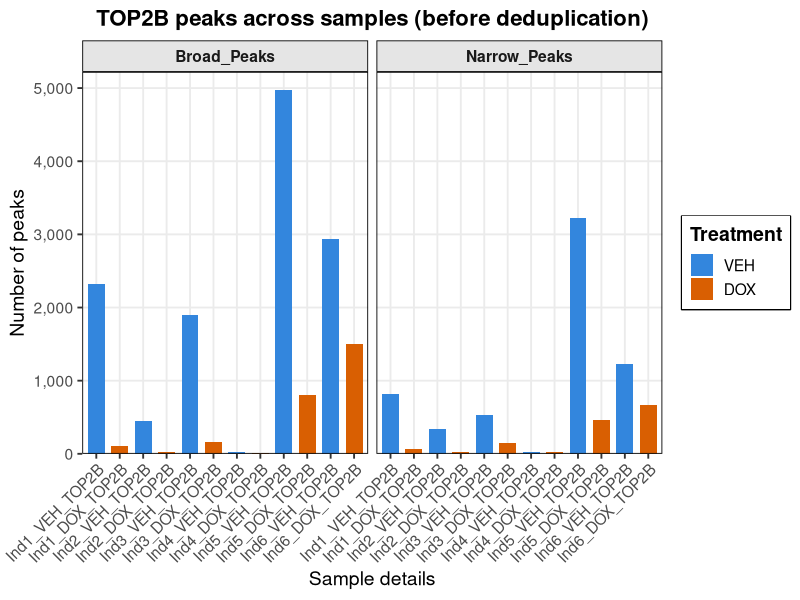
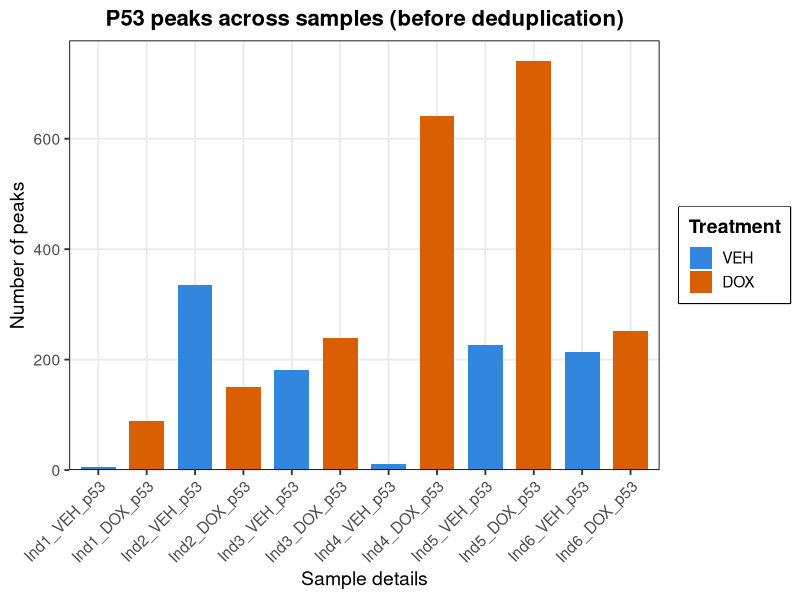
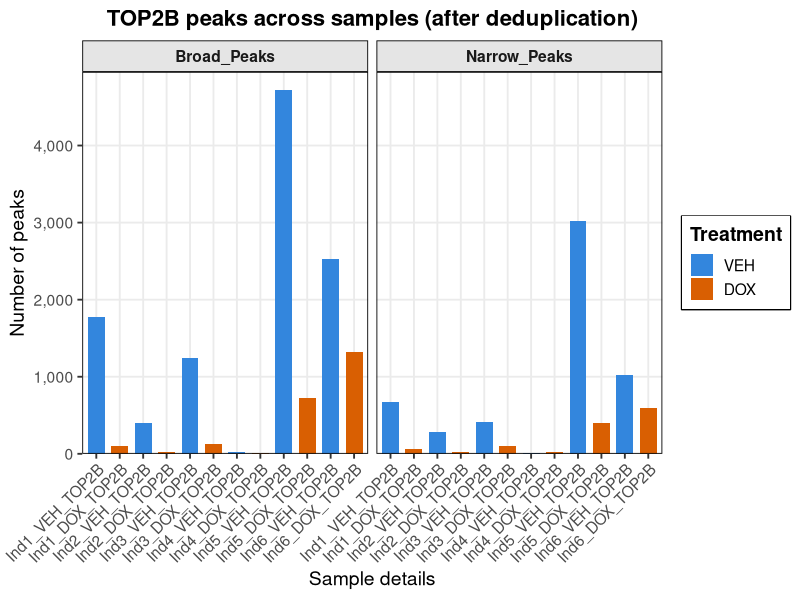
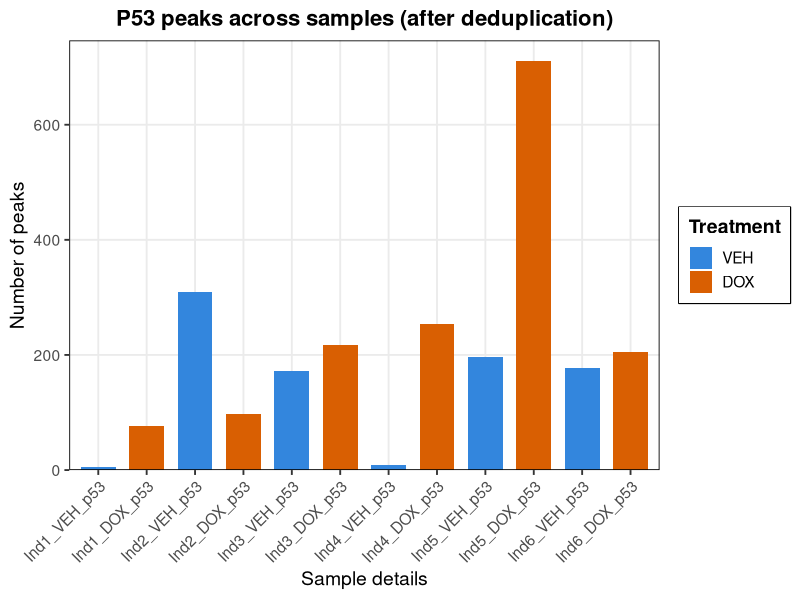

The R script that drew these images, in order:
## ---- chunk 1
library(tidyverse)
library(readr)
library(scales)
library(grid)  # for unit()

# CSV already contains: Sample_Det, Tx, Broad_Peaks, Narrow_Peaks
df <- read_csv("data/TOP2B_broad_peaks_before_dedup.csv", show_col_types = FALSE)

# If headers vary slightly, normalize (safe no-ops if not present)
if ("Sample Det" %in% names(df)) df <- df |> rename(Sample_Det = `Sample Det`)
if (!"Tx" %in% names(df) && "Treatment" %in% names(df)) {
  df <- df |> mutate(Tx = if_else(str_detect(Treatment, "DOX", TRUE), "DOX",
                                  if_else(str_detect(Treatment, "VEH", TRUE), "VEH", NA_character_)))
}

plot_df <- df |>
  pivot_longer(c(Broad_Peaks, Narrow_Peaks),
               names_to = "PeakType", values_to = "npeaks") |>
  mutate(
    PeakType   = factor(PeakType, levels = c("Broad_Peaks","Narrow_Peaks")),
    Tx         = factor(Tx, levels = c("VEH","DOX")),
    Sample_Det = factor(Sample_Det, levels = unique(Sample_Det))
  )

# same Y-axis scale for both facets
y_max <- max(plot_df$npeaks, na.rm = TRUE)

p <- ggplot(plot_df, aes(x = Sample_Det, y = npeaks, fill = Tx)) +
  geom_col(width = 0.72) +
  facet_wrap(~ PeakType, ncol = 2, scales = "fixed") +
  scale_x_discrete(limits = levels(plot_df$Sample_Det)) +
  scale_fill_manual(values = c("VEH" = "#3386DD", "DOX" = "#d95f02"), na.value = "grey70") +
  scale_y_continuous(limits = c(0, y_max),
                     expand = expansion(mult = c(0, 0.05)),
                     labels = label_number(big.mark = ",")) +
  labs(
    title = "TOP2B peaks across samples (before deduplication)",
    x = "Sample details",
    y = "Number of peaks",
    fill = "Treatment"
  ) +
  theme_bw(base_size = 14) +
  theme(
    legend.position       = "right",
    legend.title          = element_text(face = "bold"),
    legend.box.background = element_rect(color = "black", size = 0.6),
    legend.background     = element_rect(fill = "white"),
    legend.margin         = margin(6, 6, 6, 6),

    panel.border          = element_rect(color = "black", fill = NA, size = 0.6),
    strip.background      = element_rect(fill = "grey90", color = "black", size = 0.6),
    strip.text            = element_text(face = "bold"),

    panel.grid.minor      = element_blank(),
    panel.spacing         = unit(6, "pt"),
    axis.text.x           = element_text(angle = 45, hjust = 1),

    # optional: center & embolden the title
    plot.title            = element_text(hjust = 0.5, face = "bold", size = 16)
  )

p
## ---- chunk 2
library(tidyverse)
library(readr)
library(scales)
library(grid)  # for unit()

# CSV should contain: Sample_Det (or "Sample Det"), Tx (or "Treatment"), Peaks
df <- read_csv("data/P53_peaks_before_dedup.csv", show_col_types = FALSE)

# Normalize common header variants (safe no-ops if not present)
if ("Sample Det" %in% names(df)) df <- df |> rename(Sample_Det = `Sample Det`)
if (!"Tx" %in% names(df) && "Treatment" %in% names(df)) {
  df <- df |> mutate(Tx = case_when(
    str_detect(Treatment, regex("VEH", TRUE)) ~ "VEH",
    str_detect(Treatment, regex("DOX", TRUE)) ~ "DOX",
    TRUE ~ NA_character_
  ))
}
# If Tx still missing, try to infer from Sample_Det
if (!"Tx" %in% names(df)) {
  df <- df |> mutate(Tx = case_when(
    str_detect(Sample_Det, regex("\\bVEH\\b", TRUE)) ~ "VEH",
    str_detect(Sample_Det, regex("\\bDOX\\b", TRUE)) ~ "DOX",
    TRUE ~ NA_character_
  ))
}

# Lock X order to the file order
plot_df <- df |>
  mutate(
    Sample_Det = factor(Sample_Det, levels = unique(Sample_Det)),
    Tx         = factor(Tx, levels = c("VEH","DOX"))
  )

p_p53 <- ggplot(plot_df, aes(x = Sample_Det, y = Peaks, fill = Tx)) +
  geom_col(width = 0.72) +
  scale_x_discrete(limits = levels(plot_df$Sample_Det)) +
  scale_fill_manual(values = c("VEH" = "#3386DD", "DOX" = "#d95f02"), na.value = "grey70") +
  scale_y_continuous(labels = scales::label_number(big.mark = ","), 
                     expand = expansion(mult = c(0, 0.05))) +
  labs(
    title = "P53 peaks across samples (before deduplication)",
    x = "Sample details",
    y = "Number of peaks",
    fill = "Treatment"
  ) +
  theme_bw(base_size = 14) +
  theme(
    legend.position       = "right",
    legend.title          = element_text(face = "bold"),
    legend.box.background = element_rect(color = "black", size = 0.6),
    legend.background     = element_rect(fill = "white"),
    panel.border          = element_rect(color = "black", fill = NA, size = 0.6),
    panel.grid.minor      = element_blank(),
    panel.spacing         = unit(6, "pt"),
    axis.text.x           = element_text(angle = 45, hjust = 1),
    plot.title            = element_text(hjust = 0.5, face = "bold", size = 16)  # centered title
  )

p_p53
## ---- chunk 3
library(tidyverse)
library(readr)
library(scales)
library(grid)  # for unit()

# CSV already contains: Sample_Det, Tx, Broad_Peaks, Narrow_Peaks
df <- read_csv("data/TOP2B_peaks_after_dedup.csv", show_col_types = FALSE)

# If headers vary slightly, normalize (safe no-ops if not present)
if ("Sample Det" %in% names(df)) df <- df |> rename(Sample_Det = `Sample Det`)
if (!"Tx" %in% names(df) && "Treatment" %in% names(df)) {
  df <- df |> mutate(Tx = if_else(str_detect(Treatment, "DOX", TRUE), "DOX",
                                  if_else(str_detect(Treatment, "VEH", TRUE), "VEH", NA_character_)))
}

plot_df <- df |>
  pivot_longer(c(Broad_Peaks, Narrow_Peaks),
               names_to = "PeakType", values_to = "npeaks") |>
  mutate(
    PeakType   = factor(PeakType, levels = c("Broad_Peaks","Narrow_Peaks")),
    Tx         = factor(Tx, levels = c("VEH","DOX")),
    Sample_Det = factor(Sample_Det, levels = unique(Sample_Det))
  )

# same Y-axis scale for both facets
y_max <- max(plot_df$npeaks, na.rm = TRUE)

p <- ggplot(plot_df, aes(x = Sample_Det, y = npeaks, fill = Tx)) +
  geom_col(width = 0.72) +
  facet_wrap(~ PeakType, ncol = 2, scales = "fixed") +
  scale_x_discrete(limits = levels(plot_df$Sample_Det)) +
  scale_fill_manual(values = c("VEH" = "#3386DD", "DOX" = "#d95f02"), na.value = "grey70") +
  scale_y_continuous(limits = c(0, y_max),
                     expand = expansion(mult = c(0, 0.05)),
                     labels = label_number(big.mark = ",")) +
  labs(
    title = "TOP2B peaks across samples (after deduplication)",
    x = "Sample details",
    y = "Number of peaks",
    fill = "Treatment"
  ) +
  theme_bw(base_size = 14) +
  theme(
    legend.position       = "right",
    legend.title          = element_text(face = "bold"),
    legend.box.background = element_rect(color = "black", size = 0.6),
    legend.background     = element_rect(fill = "white"),
    legend.margin         = margin(6, 6, 6, 6),

    panel.border          = element_rect(color = "black", fill = NA, size = 0.6),
    strip.background      = element_rect(fill = "grey90", color = "black", size = 0.6),
    strip.text            = element_text(face = "bold"),

    panel.grid.minor      = element_blank(),
    panel.spacing         = unit(6, "pt"),
    axis.text.x           = element_text(angle = 45, hjust = 1),

    # optional: center & embolden the title
    plot.title            = element_text(hjust = 0.5, face = "bold", size = 16)
  )

p
## ---- chunk 4
library(tidyverse)
library(readr)
library(scales)
library(grid)  # for unit()

# CSV should contain: Sample_Det (or "Sample Det"), Tx (or "Treatment"), Peaks
df <- read_csv("data/P53_peaks_after_dedup.csv", show_col_types = FALSE)

# Normalize common header variants (safe no-ops if not present)
if ("Sample Det" %in% names(df)) df <- df |> rename(Sample_Det = `Sample Det`)
if (!"Tx" %in% names(df) && "Treatment" %in% names(df)) {
  df <- df |> mutate(Tx = case_when(
    str_detect(Treatment, regex("VEH", TRUE)) ~ "VEH",
    str_detect(Treatment, regex("DOX", TRUE)) ~ "DOX",
    TRUE ~ NA_character_
  ))
}
# If Tx still missing, try to infer from Sample_Det
if (!"Tx" %in% names(df)) {
  df <- df |> mutate(Tx = case_when(
    str_detect(Sample_Det, regex("\\bVEH\\b", TRUE)) ~ "VEH",
    str_detect(Sample_Det, regex("\\bDOX\\b", TRUE)) ~ "DOX",
    TRUE ~ NA_character_
  ))
}

# Lock X order to the file order
plot_df <- df |>
  mutate(
    Sample_Det = factor(Sample_Det, levels = unique(Sample_Det)),
    Tx         = factor(Tx, levels = c("VEH","DOX"))
  )

p_p53 <- ggplot(plot_df, aes(x = Sample_Det, y = Peaks, fill = Tx)) +
  geom_col(width = 0.72) +
  scale_x_discrete(limits = levels(plot_df$Sample_Det)) +
  scale_fill_manual(values = c("VEH" = "#3386DD", "DOX" = "#d95f02"), na.value = "grey70") +
  scale_y_continuous(labels = scales::label_number(big.mark = ","), 
                     expand = expansion(mult = c(0, 0.05))) +
  labs(
    title = "P53 peaks across samples (after deduplication)",
    x = "Sample details",
    y = "Number of peaks",
    fill = "Treatment"
  ) +
  theme_bw(base_size = 14) +
  theme(
    legend.position       = "right",
    legend.title          = element_text(face = "bold"),
    legend.box.background = element_rect(color = "black", size = 0.6),
    legend.background     = element_rect(fill = "white"),
    panel.border          = element_rect(color = "black", fill = NA, size = 0.6),
    panel.grid.minor      = element_blank(),
    panel.spacing         = unit(6, "pt"),
    axis.text.x           = element_text(angle = 45, hjust = 1),
    plot.title            = element_text(hjust = 0.5, face = "bold", size = 16)  # centered title
  )

p_p53
